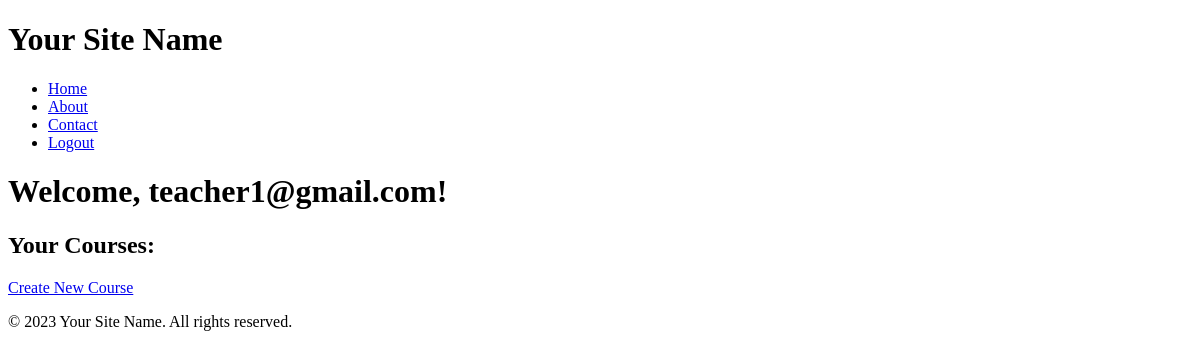
Before: /users/dashboard/ (signed in) with the older database file.
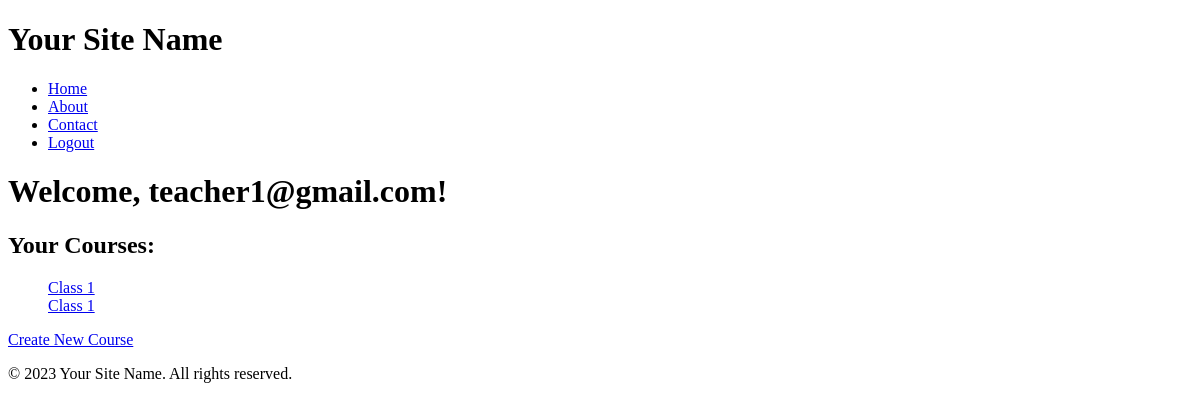
After: the same page with the newer database file.
### users/models.py (models this page shows, shortened)
class CustomUser(AbstractBaseUser, PermissionsMixin):
    email = models.EmailField(unique=True)
    is_active = models.BooleanField(default=True)
    is_staff = models.BooleanField(default=False)
    USER_TYPE_CHOICES = (
        ('student', 'Student'),
        ('teacher', 'Teacher'),
    )
    user_type = models.CharField(max_length=10, choices=USER_TYPE_CHOICES, default='student')
    objects = CustomUserManager()
    USERNAME_FIELD = 'email'
    REQUIRED_FIELDS = ['user_type']

### courses/models.py (models this page shows, shortened)
class Course(models.Model):
    name = models.CharField(max_length=200)
    description = models.TextField(blank=True, null=True)
    teacher = models.ForeignKey(CustomUser, on_delete=models.CASCADE, related_name="courses_taught")
    students = models.ManyToManyField(CustomUser, related_name="courses_enrolled", blank=True)

### users/views.py (the view)
# urls.py: path('dashboard/', views.dashboard, name='dashboard'),
@login_required
def dashboard(request):
    if request.user.user_type == 'student':
        return student_dashboard(request)
    elif request.user.user_type == 'teacher':
        return teacher_dashboard(request)

### teachers/views.py (called while the page is built)
def teacher_dashboard(request):
    courses = Course.objects.filter(teacher=request.user)
    return render(request, 'teachers/teacher_dashboard.html', {'courses': courses})

### teachers/templates/teachers/teacher_dashboard.html
{% extends "base.html" %}
{% block content %}
<h1>Welcome, {{ request.user.email }}!</h1>
<h2>Your Courses:</h2>
<ul>
    {% for course in courses %}
    <a href="{% url 'course_detail' course.id %}">{{ course.name }}</a><br>
    {% endfor %}
</ul>
<a href="{% url 'create_course' %}">Create New Course</a>
{% endblock %}

### users/templates/base.html (shortened to what this page needs)
<!DOCTYPE html>
<html lang="en">
<head>
</head>
<body>
    <header>
        <h1>Your Site Name</h1>
        <nav>
            <ul>
                <li><a href="{% url 'homepage' %}">Home</a></li>
                <li><a href="{% url 'about' %}">About</a></li>
                <li><a href="{% url 'contact' %}">Contact</a></li>
                {% if user.is_authenticated %}
                    <li><a href="{% url 'logout' %}">Logout</a></li>
                {% else %}
                    <li><a href="{% url 'login' %}">Login</a></li>
                {% endif %}
            </ul>
        </nav>
    </header>
    <main>
        {% block content %}{% endblock %}
    </main>
    <footer>
        <p>&copy; 2023 Your Site Name. All rights reserved.</p>
    </footer>
</body>
</html>

Changed rows visible on the page:
added Course: name "Class 1"
added Course: name "Class 1"
